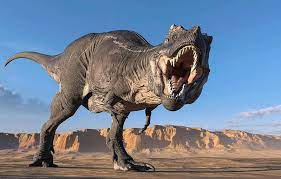
#> input picture rex.jpg, 281 x 179 px, found by its file name
$ python lithuyet.py
#> lines starting #> are read from the running program, lines starting #| are printed output that depends on the picture
import cv2
import numpy as np
# path
path = r"E:\code-ptit\python\BTL ttcs\btl\rex.jpg"
image = cv2.imread(path)
#> image is the input picture: shape (179, 281, 3); mean B, G, R 147.7, 129.3, 116.5
cv2.imshow("Image", image)
cv2.waitKey(0)
#image = cv2.imwrite("newimage.jpg",image)

#show kích thước ảnh
print("width: {} pixels".format(image.shape[1]))
#| width: 281 pixels
print("height: {} pixels".format(image.shape[0]))
#| height: 179 pixels
print("channels: {}".format(image.shape[2]))
#| channels: 3

#dịch ảnh sang phải 25 và xuống dưới 50
M = np.float32([[1, 0, 25], [0, 1, 50]])
shifted = cv2.warpAffine(image, M, (image.shape[1], image.shape[0]))
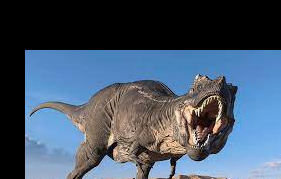
#> shifted: shape (179, 281, 3); mean B, G, R 106.4, 87.4, 71.3
cv2.imshow("Shifted Down and Right", shifted)
cv2.waitKey(0)

canvas = np.zeros((300, 300, 3), dtype="uint8") # tạo cua sổ 300x300 px bang chuoi bit 8
green = (0, 255, 0) # tạo tuple RGB

# vẽ đường thẳng
cv2.line(canvas, (0, 0), (300, 300), green,3) # kẻ đường thẳng tu 0.0 den 300.300 màu xanh độ rộng 3px
cv2.imshow("Canvas", canvas)
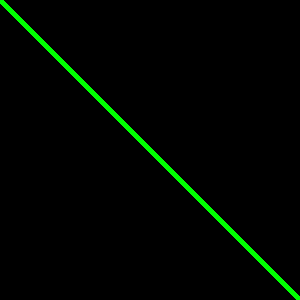
#> window 'Canvas': shape (300, 300, 3); mean B, G, R 0, 5.9, 0
cv2.waitKey(0)

# vẽ hình chữ nhật
cv2.rectangle(canvas, (10, 10), (60, 60), green)
cv2.imshow("Canvas", canvas)
cv2.waitKey(0)

# vẽ hình tròn
cv2.circle(canvas, (50,50), 20, green, 3)
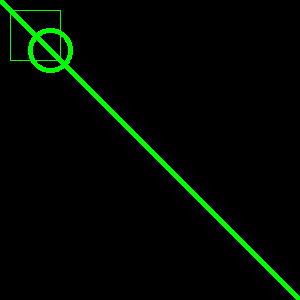
#> canvas: shape (300, 300, 3); mean of channels 0, 1, 2 0, 8, 0; drawn as B, G, R
cv2.imshow("Canvas", canvas)
cv2.waitKey(0)
